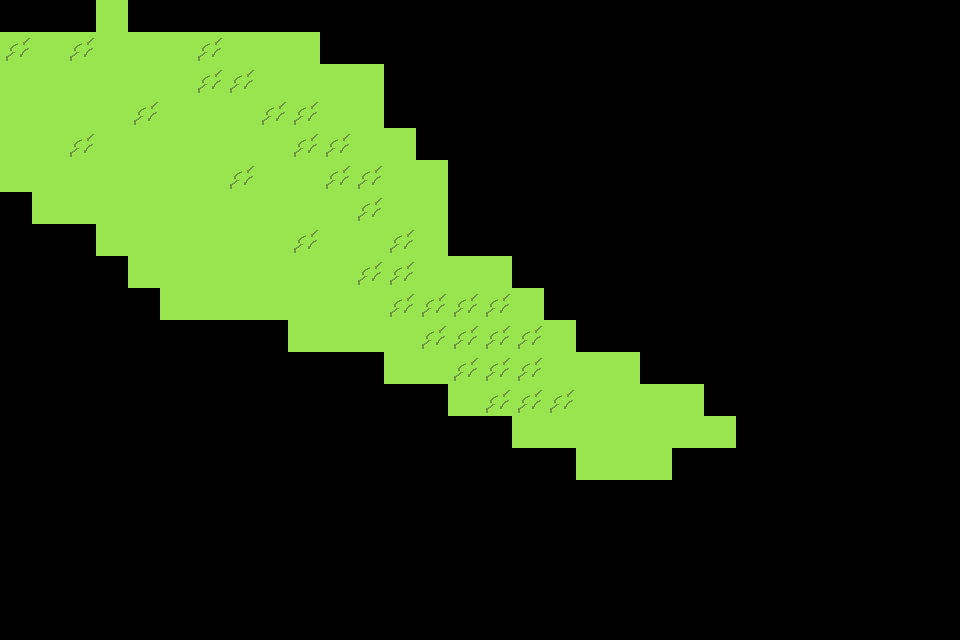

A level layout from a 2D game, rendered from its tile map. Below: a short description, then the map file with its tile-grid data intact:
An orthogonal 30x20 tile map with 32x32 px tiles, 1 tile layer (Tile Layer 1), 2 tilesets.

<map version="1.10" tiledversion="1.10.2" orientation="orthogonal" renderorder="right-down" width="30" height="20" tilewidth="32" tileheight="32" infinite="0" nextlayerid="2" nextobjectid="1">
 <tileset firstgid="1" source="Tileset Files/Grass.tsx" />
 <tileset firstgid="2" source="Tileset Files/Grass 2.tsx" />
 <layer id="1" name="Tile Layer 1" width="30" height="20">
  <data encoding="csv">
0,0,0,2,0,0,0,0,0,0,0,0,0,0,0,0,0,0,0,0,0,0,0,0,0,0,0,0,0,0,
1,2,1,2,2,2,1,2,2,2,0,0,0,0,0,0,0,0,0,0,0,0,0,0,0,0,0,0,0,0,
2,2,2,2,2,2,1,1,2,2,2,2,0,0,0,0,0,0,0,0,0,0,0,0,0,0,0,0,0,0,
2,2,2,2,1,2,2,2,1,1,2,2,0,0,0,0,0,0,0,0,0,0,0,0,0,0,0,0,0,0,
2,2,1,2,2,2,2,2,2,1,1,2,2,0,0,0,0,0,0,0,0,0,0,0,0,0,0,0,0,0,
2,2,2,2,2,2,2,1,2,2,1,1,2,2,0,0,0,0,0,0,0,0,0,0,0,0,0,0,0,0,
0,2,2,2,2,2,2,2,2,2,2,1,2,2,0,0,0,0,0,0,0,0,0,0,0,0,0,0,0,0,
0,0,0,2,2,2,2,2,2,1,2,2,1,2,0,0,0,0,0,0,0,0,0,0,0,0,0,0,0,0,
0,0,0,0,2,2,2,2,2,2,2,1,1,2,2,2,0,0,0,0,0,0,0,0,0,0,0,0,0,0,
0,0,0,0,0,2,2,2,2,2,2,2,1,1,1,1,2,0,0,0,0,0,0,0,0,0,0,0,0,0,
0,0,0,0,0,0,0,0,0,2,2,2,2,1,1,1,1,2,0,0,0,0,0,0,0,0,0,0,0,0,
0,0,0,0,0,0,0,0,0,0,0,0,2,2,1,1,1,2,2,2,0,0,0,0,0,0,0,0,0,0,
0,0,0,0,0,0,0,0,0,0,0,0,0,0,2,1,1,1,2,2,2,2,0,0,0,0,0,0,0,0,
0,0,0,0,0,0,0,0,0,0,0,0,0,0,0,0,2,2,2,2,2,2,2,0,0,0,0,0,0,0,
0,0,0,0,0,0,0,0,0,0,0,0,0,0,0,0,0,0,2,2,2,0,0,0,0,0,0,0,0,0,
0,0,0,0,0,0,0,0,0,0,0,0,0,0,0,0,0,0,0,0,0,0,0,0,0,0,0,0,0,0,
0,0,0,0,0,0,0,0,0,0,0,0,0,0,0,0,0,0,0,0,0,0,0,0,0,0,0,0,0,0,
0,0,0,0,0,0,0,0,0,0,0,0,0,0,0,0,0,0,0,0,0,0,0,0,0,0,0,0,0,0,
0,0,0,0,0,0,0,0,0,0,0,0,0,0,0,0,0,0,0,0,0,0,0,0,0,0,0,0,0,0,
0,0,0,0,0,0,0,0,0,0,0,0,0,0,0,0,0,0,0,0,0,0,0,0,0,0,0,0,0,0
</data>
 </layer>
</map>
